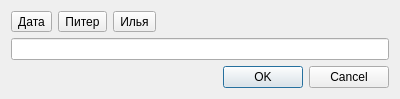
<ui version="4.0" >
 <class>MontagDialog</class>
 <widget class="QDialog" name="MontagDialog" >
  <property name="geometry" >
   <rect>
    <x>0</x>
    <y>0</y>
    <width>400</width>
    <height>98</height>
   </rect>
  </property>
  <property name="windowTitle" >
   <string>Dialog</string>
  </property>
  <layout class="QVBoxLayout" >
   <item>
    <layout class="QHBoxLayout" >
     <item>
      <widget class="QToolButton" name="pb_date" >
       <property name="focusPolicy" >
        <enum>Qt::NoFocus</enum>
       </property>
       <property name="text" >
        <string>Дата</string>
       </property>
      </widget>
     </item>
     <item>
      <widget class="QToolButton" name="pb_piter" >
       <property name="focusPolicy" >
        <enum>Qt::NoFocus</enum>
       </property>
       <property name="text" >
        <string>Питер</string>
       </property>
      </widget>
     </item>
     <item>
      <widget class="QToolButton" name="pb_ilya" >
       <property name="focusPolicy" >
        <enum>Qt::NoFocus</enum>
       </property>
       <property name="text" >
        <string>Илья</string>
       </property>
      </widget>
     </item>
     <item>
      <spacer>
       <property name="orientation" >
        <enum>Qt::Horizontal</enum>
       </property>
       <property name="sizeHint" >
        <size>
         <width>40</width>
         <height>20</height>
        </size>
       </property>
      </spacer>
     </item>
    </layout>
   </item>
   <item>
    <widget class="QLineEdit" name="le" />
   </item>
   <item>
    <widget class="QDialogButtonBox" name="buttonBox" >
     <property name="orientation" >
      <enum>Qt::Horizontal</enum>
     </property>
     <property name="standardButtons" >
      <set>QDialogButtonBox::Cancel|QDialogButtonBox::NoButton|QDialogButtonBox::Ok</set>
     </property>
    </widget>
   </item>
  </layout>
 </widget>
 <resources/>
 <connections>
  <connection>
   <sender>buttonBox</sender>
   <signal>accepted()</signal>
   <receiver>MontagDialog</receiver>
   <slot>accept()</slot>
   <hints>
    <hint type="sourcelabel" >
     <x>248</x>
     <y>254</y>
    </hint>
    <hint type="destinationlabel" >
     <x>157</x>
     <y>274</y>
    </hint>
   </hints>
  </connection>
  <connection>
   <sender>buttonBox</sender>
   <signal>rejected()</signal>
   <receiver>MontagDialog</receiver>
   <slot>reject()</slot>
   <hints>
    <hint type="sourcelabel" >
     <x>316</x>
     <y>260</y>
    </hint>
    <hint type="destinationlabel" >
     <x>286</x>
     <y>274</y>
    </hint>
   </hints>
  </connection>
 </connections>
</ui>
